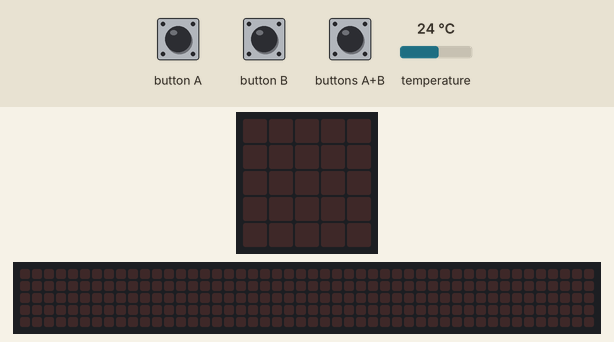
A program run on a simulated BBC micro:bit (MakeCode). Shown: the board's 5×5 LED display, a strip that is not on the board, showing the scrolling text unrolled. The inputs (shaded band) are chosen by the test bench; at power-on: temperature 24 °C. The 48×5 strip is a reading aid, not a part: it shows the text the display is scrolling, unrolled, one strip-width of it at a time.

Above: at 1.2 s.
1.3 s: button A pressed for 0.15 s
At 4.2 s:
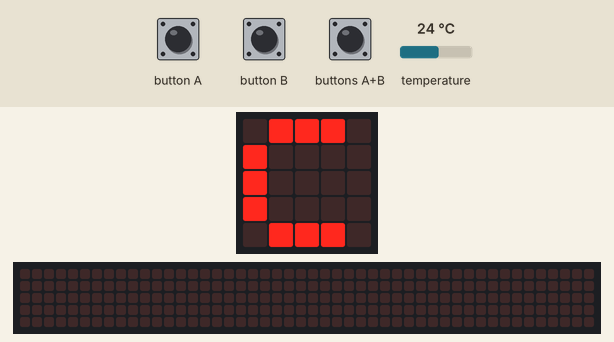
4.3 s: buttons A+B pressed for 0.15 s
At 4.97 s:
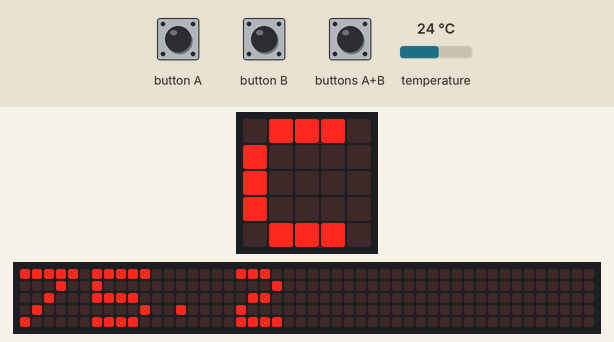
7.4 s: button B pressed for 0.15 s
At 10.22 s:
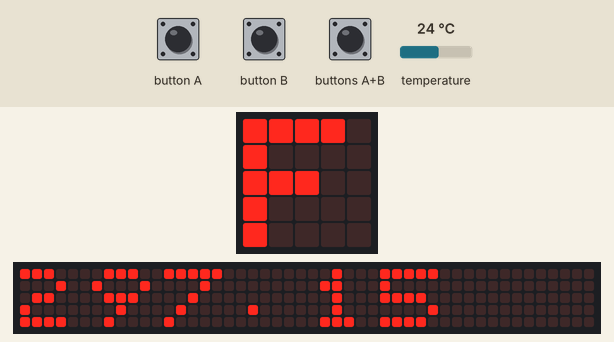

Measured:
- after the input at 1.3 s, the display: first changes after 0.15 s (image 1 shows a later state)
- after the input at 4.3 s, the display: changes after 0.60 s (image 2)
- after the input at 7.4 s, the display: first differs from a run without the input after 2.8 s (image 3)

The program:

main.ts
```typescript
input.onButtonPressed(Button.A, function () {
    basic.showNumber(input.temperature())
    basic.showString("C")
})
input.onButtonPressed(Button.AB, function () {
    basic.showNumber(input.temperature() * (9 / 5) + 32)
    basic.showString("F")
})
input.onButtonPressed(Button.B, function () {
    basic.showNumber(input.temperature() + 273.15)
    basic.showString("K")
})
```

test.ts
```typescript
// aquí va el archivo "tests"; esto no se compilará cuando este paquete se utilice como una extensión.
```
